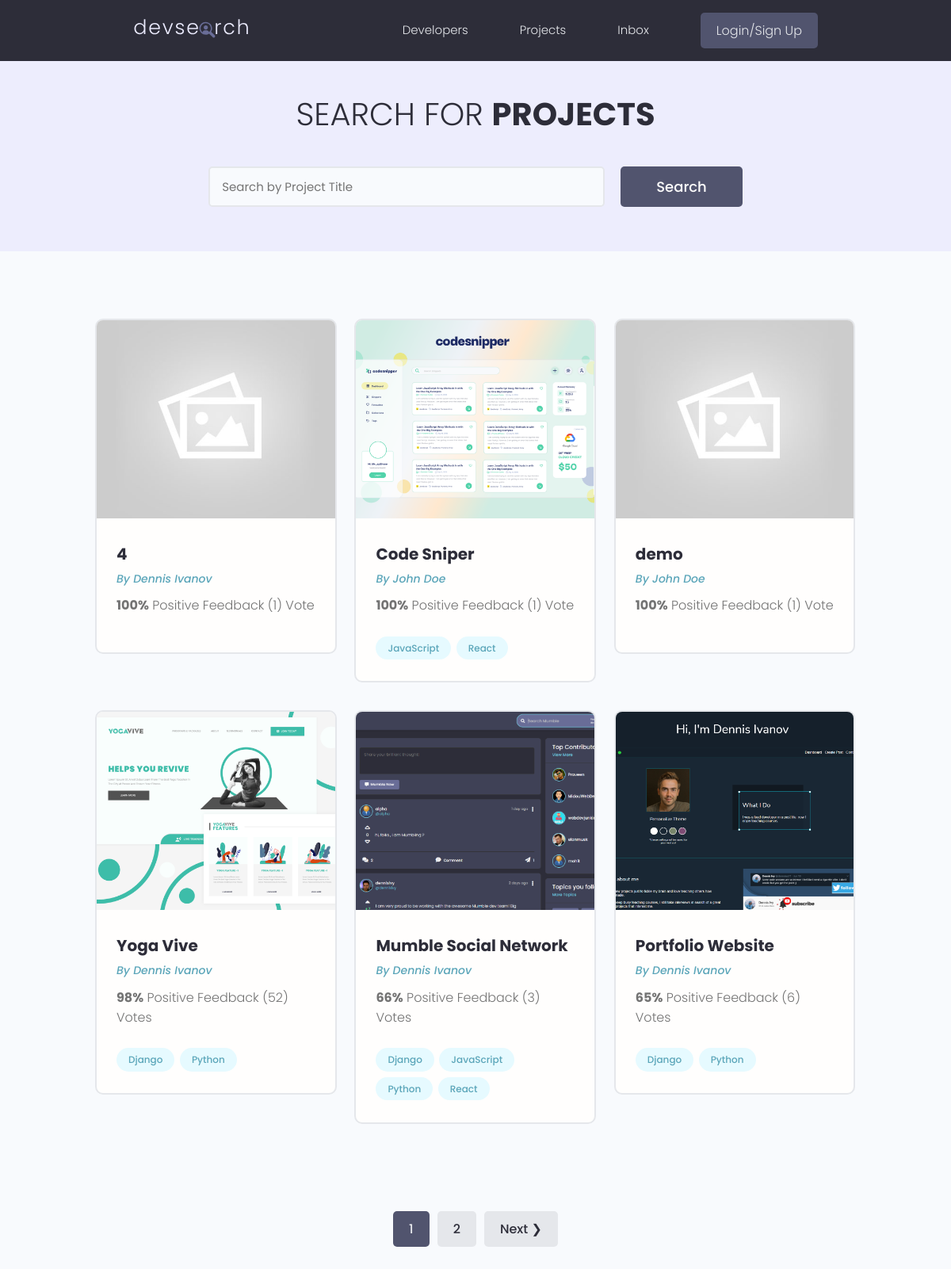
The page /projects/ on the database as committed earlier.
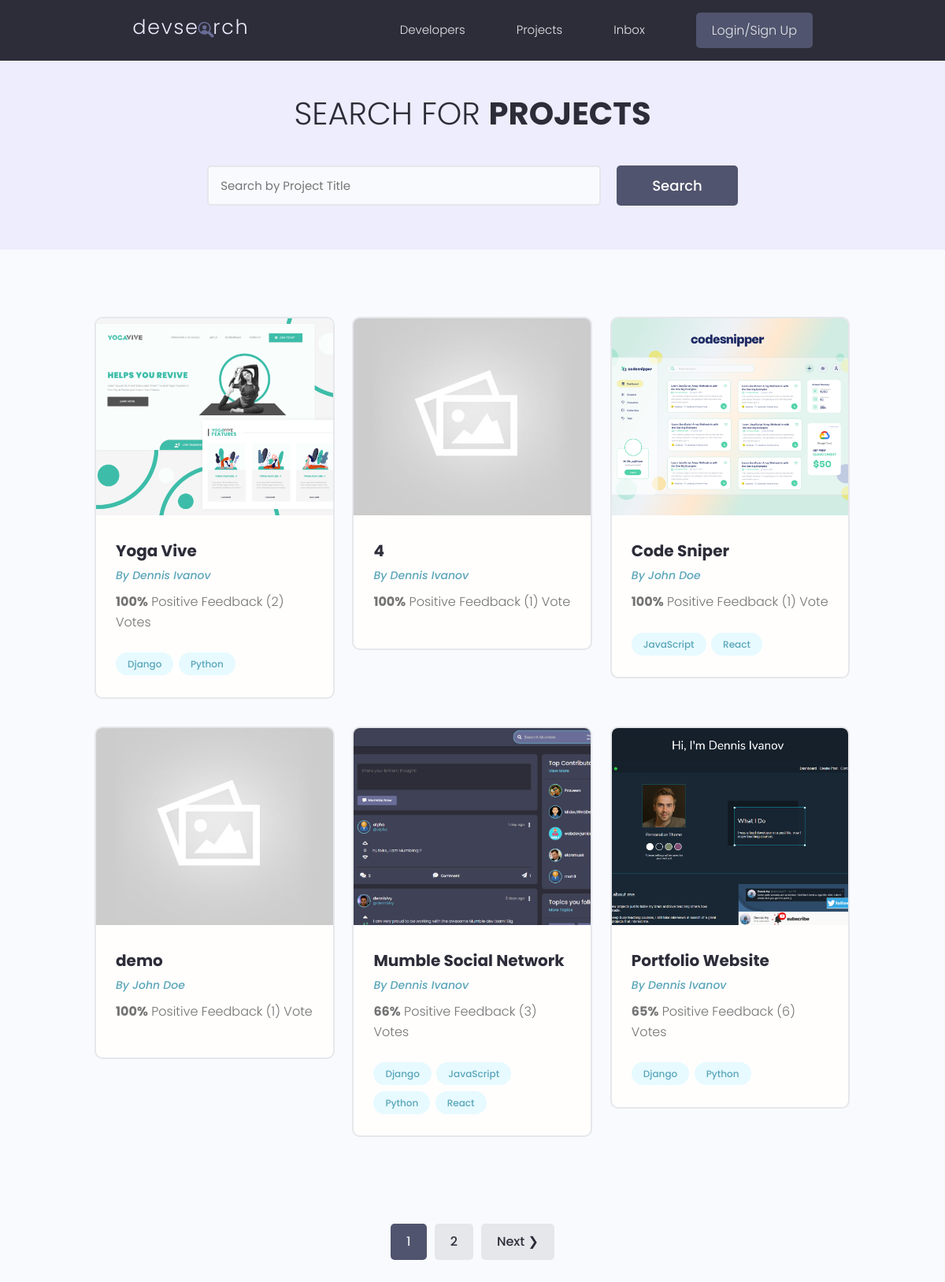
The same page on the database as committed later.
### projects/models.py (models this page shows, shortened)
class Project(models.Model):
    owner = models.ForeignKey(Profile, null=True, blank=True, on_delete=models.SET_NULL)
    title = models.CharField(max_length=200)
    description = models.TextField(null=True, blank=True)
    featured_image = models.ImageField(null=True, blank=True, default="default.jpg")
    demo_link = models.CharField(max_length=2000, null=True, blank=True)
    source_link = models.CharField(max_length=2000, null=True, blank=True)
    tags = models.ManyToManyField('Tag', blank=True)
    vote_total = models.IntegerField(default=0, null=True, blank=True)
    vote_ratio = models.IntegerField(default=0, null=True, blank=True)
    created = models.DateTimeField(auto_now_add=True)
    id = models.UUIDField(default=uuid.uuid4, unique=True, primary_key=True, editable=False)
    class Meta:
        ordering = ['-vote_ratio', '-vote_total', 'title']

class Tag(models.Model):
    name = models.CharField(max_length=200)
    created = models.DateTimeField(auto_now_add=True)
    id = models.UUIDField(default=uuid.uuid4, unique=True, primary_key=True, editable=False)
    def __str__(self):
        return self.name

### users/models.py (models this page shows, shortened)
class Profile(models.Model):
    user = models.OneToOneField(User, on_delete=models.CASCADE, null=True, blank=True)
    name = models.CharField(max_length=200, blank=True, null=True)
    email = models.EmailField(max_length=500, blank=True, null=True)
    username = models.CharField(max_length=200, blank=True, null=True)
    location = models.CharField(max_length=200, blank=True, null=True)
    short_intro = models.CharField(max_length=200, blank=True, null=True)
    bio = models.TextField(blank=True, null=True)
    profile_image = models.ImageField(null=True, blank=True, upload_to='profiles/', default="profiles/user-default.png")
    social_github = models.CharField(max_length=200, blank=True, null=True)
    social_twitter = models.CharField(max_length=200, blank=True, null=True)
    social_linkedin = models.CharField(max_length=200, blank=True, null=True)
    social_youtube = models.CharField(max_length=200, blank=True, null=True)
    social_website = models.CharField(max_length=200, blank=True, null=True)
    created = models.DateTimeField(auto_now_add=True)
    id = models.UUIDField(default=uuid.uuid4, unique=True, primary_key=True, editable=False)

### projects/views.py (the view)
# urls.py: path('projects/', include('projects.urls')),
def projects(request):
    projects, search_query = searchProjects(request)
    result = 6
    custom_range, projects = paginateProjects(request, projects, result)
    context = {'projects' : projects, 'search_query' : search_query, 'custom_range' : custom_range}
    return render(request, 'projects/projects.html', context)

### projects/utils.py (called while the page is built)
def paginateProjects(request, projects, result):
    page = request.GET.get('page')
    paginator = Paginator(projects, result)
    try:
        projects = paginator.page(page)
    except PageNotAnInteger:
        page = 1
        projects = paginator.page(page)
    except EmptyPage:
        page = paginator.num_pages
        projects = paginator.page(page)
    leftIndex = (int(page) - 1)
    if leftIndex < 1:
        leftIndex = 1
    rightIndex = (int(page) + 2)
    if rightIndex > paginator.num_pages:
        rightIndex = paginator.num_pages + 1
    custom_range = range(leftIndex, rightIndex)
    return custom_range, projects

def searchProjects(request):
    search_query = ''
    if request.GET.get('search_query'):
        search_query = request.GET.get('search_query')
    tags = Tag.objects.filter(name__icontains=search_query)
    projects = Project.objects.distinct().filter(Q(title__icontains=search_query) | Q(description__icontains=search_query) | Q(owner__name__icontains=search_query) | Q(tags__in=tags))
    return projects, search_query

### projects/templates/projects/projects.html (shortened to what this page needs)
{% extends 'main.html' %}
{% block content %}
<main class="projects">
  <section class="hero-section text-center">
    <div class="container container--narrow">
      <div class="hero-section__box">
        <h2>Search for <span>Projects</span></h2>
      </div>
      <div class="hero-section__search">
        <form id='searchForm' class="form" action="{% url 'projects' %}" method="get">
          <div class="form__field">
            <input class="input input--text" id="formInput#search" type="text" name="search_query"
              value="{{search_query}}" placeholder="Search by Project Title" />
          </div>
          <input class="btn btn--sub btn--lg" type="submit" value="Search" />
        </form>
      </div>
    </div>
  </section>
  <section class="projectsList">
    <div class="container">
      <div class="grid grid--three">
      {% for project in projects %}
        <div class="column">
          <div class="card project">
            <a href="{% url 'project' project.id %}" class="project">
              <img class="project__thumbnail" src="{{ project.featured_image.url }}" alt="project thumbnail" />
              <div class="card__body">
                <h3 class="project__title">{{project.title}}</h3>
                <p><a class="project__author" href="{% url 'user-profile' project.owner.id %}">By {{project.owner.name}}</a></p>
                <p class="project--rating">
                  <span style="font-weight: bold;">{{project.vote_ratio}}%</span> Positive
                  Feedback ({{project.vote_total}}) Vote{{project.vote_total|pluralize:"s"}}
                </p>
                <div class="project__tags">
                  {% for tag in project.tags.all %}
                  <span class="tag tag--pill tag--main">
                    <small>{{tag}}</small>
                  </span>
                  {% endfor %}
                </div>
              </div>
            </a>
          </div>
        </div>
      {% endfor %}
      </div>
    </div>
  </section>
  {% include 'pagination.html' with queryset=projects custom_range=custom_range %}
</main>
{% endblock content %}

### templates/main.html (shortened to what this page needs)
<!DOCTYPE html>
{% load static %}
<html>
<head>
    <link rel="stylesheet" href="https://cdn.iconmonstr.com/1.3.0/css/iconmonstr-iconic-font.min.css" />
    <link rel="stylesheet" href="{% static 'uikit/styles/uikit.css' %}" />
    <link rel="stylesheet" href="{% static 'styles/app.css' %}" />
</head>
<body>
    {% include 'navbar.html' %}
    {% block content %}
    {% endblock content%}
</body>
</html>

### templates/navbar.html (shortened to what this page needs)
{% load static %}
<header class="header">
    <div class="container container--narrow">
      <a href="{% url 'profiles' %}" class="header__logo">
        <img src="{% static 'images/logo.svg' %}" alt="DevSearch Logo" />
      </a>
      <nav class="header__nav">
        <ul class="header__menu">
          <li class="header__menuItem"><a href="{% url 'profiles' %}">Developers</a></li>
          <li class="header__menuItem"><a href="{% url 'projects' %}">Projects</a></li>
          <li class="header__menuItem"><a href="">Inbox</a></li>
          {% if request.user.is_authenticated %}
          <li class="header__menuItem"><a href="{% url 'account' %}">Account</a></li>
          <li class="header__menuItem"><a href="{% url 'logout' %}" class="btn btn--sub">Logout</a></li>
          {% else %}
          <li class="header__menuItem"><a href="{% url 'login' %}" class="btn btn--sub">Login/Sign Up</a></li>
          {% endif %}
        </ul>
      </nav>
    </div>
  </header>

### templates/pagination.html (shortened to what this page needs)
{% if queryset.has_other_pages %}
  <div class="pagination">
    <ul class="container">
      {% for page in custom_range %}
        {% if page == queryset.number %}
          <li><a href="?page={{page}}" class="btn page-link btn--sub" data-page="{{page}}">{{ page }}</a></li>
          {% else %}
          <li><a href="?page={{page}}" class="btn page-link" data-page="{{page}}">{{ page }}</a></li>
        {% endif %}
      {% endfor %}
      {% if queryset.has_next  %}
        <li><a href="?page={{queryset.next_page_number}}" class="btn page-link" data-page="{{queryset.next_page_number}}"> Next &#10095; </a></li>
      {% endif %}
    </ul>
  </div>
  {% endif %}

### static/styles/app.css (style rules this page uses)
:root { --color-sub: #2d2d39; }
.btn--sub { background-color: var(--color-sub-light); }
.card { border: 2px solid var(--color-light); }
img { width: 100%; }
.header { position: sticky; z-index: 111; background-color: var(--color-sub); padding: 1.5rem 0; }
.header > .container { display: flex; justify-content: space-between; align-items: center; }
.header__logo > img { height: 3.8rem; }
.header__nav > ul { display: inline-flex; align-items: center; list-style: none; gap: 6.5rem; }
.header__menuItem > a { color: var(--color-light); font-weight: 300; }
.hero-section { height: 40vh; display: flex; align-items: center; background-color: var(--color-sub); }
.hero-section__box { margin-bottom: 4rem; }
.hero-section__box > h2, .hero-section__box > h2 > span { font-size: 4rem; color: var(--color-light); line-height: 1.3; text-transform: uppercase; }
.hero-section__box > h2 { font-weight: 300; }
.hero-section__box > h2 > span { font-weight: 700; }
.hero-section__search > .form { display: flex; align-items: center; justify-content: center; gap: 2rem; }
.hero-section__search > .form input.input--text { width: 50rem; }
.pagination { margin-top: 8rem; margin-bottom: 10rem; }
.pagination > ul { flex-wrap: wrap; list-style: none; display: flex; align-items: center; justify-content: center; gap: 1rem; }
.pagination .btn { color: var(--color-sub); }
.pagination .btn.btn--sub { color: var(--color-light); }
.project__author { font-size: 1.4rem; font-style: italic; }
.project--rating { margin-bottom: 1.6em; margin-top: .5em; }
.projects > .hero-section { background: var(--color-sub-lighter); height: 30vh; }
.projects .hero-section__box { margin-bottom: 2.5rem; }
.projects .hero-section__box > h2 { color: var(--color-sub); }
.projects .hero-section__box > h2 > span { font-weight: 700; color: var(--color-sub); }
.projectsList { margin-top: 8rem; }
.project__thumbnail { height: 25rem; object-fit: cover; object-position: top center; }
.project__title { font-size: 2rem; font-weight: 700; color: var(--color-sub); }

### static/uikit/styles/modules/_variables.css (style rules this page uses)
:root { --color-main: #5aa5b9; --color-main-light: #e6faff; --color-sub: #3f4156; --color-sub-light: #51546e; --color-sub-lighter: #ededfd; --color-text: #737373; --color-gray: #8b8b8b; --color-light: #e5e7eb; --color-light-gray: #767676; --color-bg: #f8fafd; --color-white: #fffefd; --color-white-light: #f3f3f3; --color-success: #359e64; --color-success-bg: #def8e8; --color-error: #fc4b0b; --color-error-bg: #fff2ee; --font-base: 'Poppins', arial, helvetica, 'Segoe UI', roboto, ubuntu, sans-serif; --font-monospace: 'Fira Code', 'Courier New', courier, monospace; --font-regular: 300; --font-medium: 500; --font-bold: 700; --generic-shadow: 1px 1px 5px #00000010; --generic-transition: all 0.3s ease-in-out; }

### static/uikit/styles/modules/_base.css (style rules this page uses)
* { margin: 0; padding: 0; box-sizing: border-box; text-rendering: optimizeLegibility; color: inherit; font-size: inherit; }
html { font-size: 50%; }
@media only screen and (min-width: 480px) { html { font-size: 56.25%; } }
@media only screen and (min-width: 1200px) { html { font-size: 62.5%; } }
body { line-height: 1.6; font-weight: 400; font-size: 1.5rem; color: var(--color-text); background-color: var(--color-bg); min-height: 100vh; }

### static/uikit/styles/modules/_typography.css (style rules this page uses)
* { font-family: var(--font-base); }
h2 { font-size: 3.6rem; font-weight: var(--font-bold); }
h3 { font-size: 3.2rem; font-weight: var(--font-medium); }
p, span, strong { font-size: 1.6rem; color: var(--color-text); font-weight: var(--font-regular); }
a { padding-bottom: 2px; text-decoration: none; display: inline-block; color: var(--color-main); font-weight: var(--font-medium); }

### static/uikit/styles/modules/_utilities.css (style rules this page uses)
.container { width: 92%; max-width: 165rem; margin: 0 auto; box-sizing: border-box; }
.container--narrow { width: 92%; max-width: 120rem; }
@media screen and (min-width: 1000px) { .container { width: 90%; } }
@media screen and (min-width: 1000px) { .container--narrow { width: 85%; } }
@media screen and (min-width: 1200px) { .container { width: 80%; } }
@media screen and (min-width: 1200px) { .container--narrow { width: 72%; } }
.text-center { text-align: center; }

### static/uikit/styles/modules/_card.css (style rules this page uses)
.card { border-radius: 1rem; background-color: var(--color-white); border: 1.5px solid var(--color-light); width: auto; height: auto; margin-top: 0.5rem; margin-bottom: 0.5rem; overflow: hidden; }
.card__body, .card__header { padding: 2rem 2.5rem; }

Rows that differ between the two databases and show on the page:
changed Project "Yoga Vive": vote_ratio "98" → "100"; vote_total "52" → "2"; moves up the list
